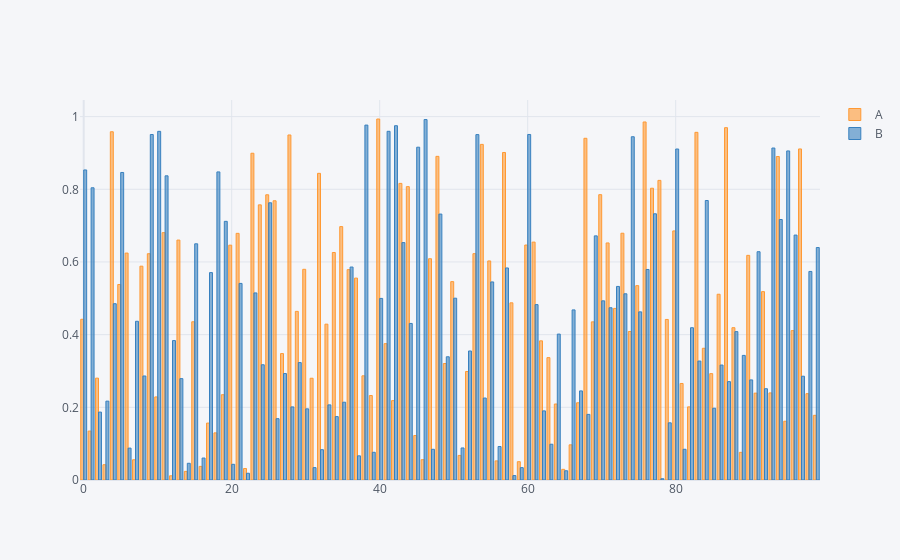

Here is the notebook cell this chart was saved with:
### Code cell
import numpy as np
import pandas as pd
import matplotlib as plt
import chart_studio.plotly as pl
import plotly.offline as po
import cufflinks as cf


po.init_notebook_mode(connected=True)
cf.go_offline()
cf.set_config_file(offline=False, world_readable=True)


def createdata(data):
    if (data == 1):
        x = np.random.rand(100, 5)
        df1 = pd.DataFrame(x, columns=['A', 'B', 'C', 'D', 'E'])
        print("Here is a visualization of your data.")
        print(df1.head())

    elif (data == 2):
        x = [0, 0, 0, 0, 0]
        r1 = [0, 0, 0, 0, 0]
        r2 = [0, 0, 0, 0, 0]
        r3 = [0, 0, 0, 0, 0]
        r4 = [0, 0, 0, 0, 0]

        print("Enter values for the columns: \n")
        i = 0
        for i in [0, 1, 2, 3, 4]:
            x[i] = input()
            i = i + 1
        print("Enter values for the first row: \n")
        i = 0
        for i in [0, 1, 2, 3, 4]:
            r1[i] = input()
            i = i + 1
        print("Enter values for the second row: \n")
        i = 0
        for i in [0, 1, 2, 3, 4]:
            r2[i] = input()
            i = i + 1
        print("Enter values for the third row: \n")
        i = 0
        for i in [0, 1, 2, 3, 4]:
            r3[i] = input()
            i = i + 1
        print("Enter values for the fourth row: \n")
        i = 0
        for i in [0, 1, 2, 3, 4]:
            r4[i] = input()
            i = i + 1
        df1 = pd.DataFrame([r1, r2, r3, r4], columns=x)
        print("Here is a visualization of your data.")
        print(df1)

    elif (data == 3):
        file = input(("Enter the name of file you wish to upload: \n"))
        x = pd.read_csv(file)
        df1 = pd.DataFrame(x)
        print("Here is a visualization of your data.")
        print(df1.head())

    else:
        print("Enter a valid number. \n")
        
    return df1

def plotter(plot):
    if (plot == 1):
        finalplot = df1.iplot(kind="scatter")
    elif (plot == 2):
        finalplot =  df1.iplot(kind="scatter", mode="markers", symbol="x", colorscale="paired")
    elif (plot == 3):
        finalplot =  df1.iplot(kind="bar")
    elif (plot == 4):
        finalplot =  df1.iplot(kind="hist")
    elif (plot == 5):
        finalplot =  df1.iplot(kind="box")
    elif (plot == 6):
        finalplot =  df1.iplot(kind="surface")
    else:
        print("Enter a valid number. \n")
    return finalplot

def plotter2(plot):
    col = input("Enter the number of columns you want to plot by selecting 1,2 or 3: \n")
    col = int(col)
    if (col == 1):
        colm = input("Enter the columns you want to plot: \n")
        if (plot == 1):
            finalplot = df1[colm].iplot(kind="scatter")
        elif (plot == 2):
            finalplot = df1[colm].iplot(kind="scatter", mode="markers", symbol="x", colorscale='paired')
        elif (plot == 3):
            finalplot = df1[colm].iplot(kind="bar")
        elif (plot == 4):
            finalplot = df1[colm].iplot(kind="hist")
        elif (plot == 5):
            finalplot = df1[colm].iplot(kind="box")
        elif (plot == 6 or plot == 7):
            print("Bubble plot and surface plot requires more than one column argument.")
        else:
            print("Enter a valid number. \n")
        return finalplot

    elif (col == 2):
        print("Enter the columns you want to plot: \n")
        x = input("First column: \n")
        y = input("Second column: \n")
        if (plot == 1):
            finalplot = df1[[x, y]].iplot(kind="scatter")
        elif (plot == 2):
            finalplot = df1[[x, y]].iplot(kind="scatter", mode="markers", symbol="x", colorscale='paired')
        elif (plot == 3):
            finalplot = df1[[x, y]].iplot(kind="bar")
        elif (plot == 4):
            finalplot = df1[[x, y]].iplot(kind="hist")
        elif (plot == 5):
            finalplot = df1[[x, y]].iplot(kind="box")
        elif (plot == 6):
            finalplot = df1[[x, y]].iplot(kind="surface")
        elif (plot == 7):
            size = input("Please enter the size column for the bubble plot: \n")
            finalplot = df1.iplot(kind="bubble", x=x, y=y, size=size)
        else:
            print("Enter a valid number. \n")
        return finalpoint

    elif (col == 3):
        print("Enter the columns you want to plot: \n")
        x = input("First column: \n")
        y = input("Second column: \n")
        z = input("Third column: \n")
        if (plot == 1):
            finalplot = df1[[x, y, z]].iplot(kind="scatter")
        elif (plot == 2):
            finalplot = df1[[x, y, z]].iplot(kind="scatter", mode="markers", symbol="x", colorscale='paired')
        elif (plot == 3):
            finalplot = df1[[x, y, z]].iplot(kind="bar")
        elif (plot == 4):
            finalplot = df1[[x, y, z]].iplot(kind="hist")
        elif (plot == 5):
            finalplot = df1[[x, y, z]].iplot(kind="box")
        elif (plot == 6):
            finalplot = df1[[x, y, z]].iplot(kind="surface")
        elif (plot == 7):
            size = input("Please enter the size column for the bubble plot: \n")
            finalplot = df1.iplot(kind="bubble", x=x, y=y, z=z, size=size)
        else:
            print("Enter a valid number. \n")
        return finalplot
    else:
        print("Enter a valid number. \n")

def main(cat):
    if (cat == 1):
        print("Select the type of plot you need by writing 1-6: \n")
        print("1.Line plot")
        print("2.Scatter plot")
        print("3.Bar plot")
        print("4.Histogram")
        print("5.Box plot")
        print("6.Surface Plot")
        plot = int(input())
        output = plotter(plot)

    if (cat == 2):
        print("Select the type of plot you need by writing 1-7: \n")
        print("1.Line plot")
        print("2.Scatter plot")
        print("3.Bar plot")
        print("4.Histogram")
        print("5.Box plot")
        print("6.Surface Plot")
        print("7.Bubble Plot")
        plot = int(input())
        output = plotter2(plot)

    else:
        print("Enter a valid number. \n")


print("\n")
print("Select the type of data you wish to plot: \n")

print("1.Random data with 100 rows and 5 columns.")
print("2.Customize a data frame with 5 columns and 4 rows.")
print("3.Enter name of the csv file. (agri.csv,ece.csv,gdp.csv,iris.csv or tips.csv)")
data = int(input())
df1 = createdata(data)

cat = input("Press 1 to plot all columns or 2 to specify columns to plot: \n")
cat = int(cat)
main(cat)

### Figure 1 — Plotly figure (JSON) as saved in the notebook; plotly's stock layout.template omitted (floating-point values rounded to 4 significant figures)
{"data": [{"marker": {"color": "rgba(255, 153, 51, 0.6)", "line": {"color": "rgba(255, 153, 51, 1.0)", "width": 1}}, "name": "A", "orientation": "v", "text": "", "type": "bar", "x": [0, 1, 2, 3, 4, 5, 6, 7, 8, 9, 10, 11, 12, 13, 14, 15, 16, 17, 18, 19, 20, 21, 22, 23, 24, 25, 26, 27, 28, 29, 30, 31, 32, 33, 34, 35, 36, 37, 38, 39, 40, 41, 42, 43, 44, 45, 46, 47, 48, 49, 50, 51, 52, 53, 54, 55, 56, 57, 58, 59, 60, 61, 62, 63, 64, 65, 66, 67, 68, 69, 70, 71, 72, 73, 74, 75, 76, 77, 78, 79, 80, 81, 82, 83, 84, 85, 86, 87, 88, 89, 90, 91, 92, 93, 94, 95, 96, 97, 98, 99], "y": [0.4423, 0.1347, 0.2803, 0.04206, 0.9584, 0.538, 0.6245, 0.05571, 0.5884, 0.6227, 0.2286, 0.6806, 0.01152, 0.6603, 0.02373, 0.4354, 0.03745, 0.1566, 0.1297, 0.2347, 0.6463, 0.6788, 0.03169, 0.8992, 0.7572, 0.7849, 0.7684, 0.3479, 0.9495, 0.4641, 0.5798, 0.28, 0.8439, 0.4289, 0.6261, 0.6974, 0.5789, 0.5557, 0.2867, 0.2325, 0.9935, 0.3752, 0.2184, 0.8163, 0.8074, 0.1224, 0.05589, 0.6089, 0.8907, 0.3206, 0.5459, 0.06766, 0.2986, 0.6229, 0.9236, 0.6029, 0.05258, 0.9013, 0.4876, 0.0504, 0.6466, 0.6547, 0.383, 0.3367, 0.2091, 0.02935, 0.09677, 0.2125, 0.9404, 0.4352, 0.7852, 0.6523, 0.4723, 0.6791, 0.4087, 0.5349, 0.9853, 0.8029, 0.8245, 0.4419, 0.6854, 0.2656, 0.2013, 0.9568, 0.3625, 0.2927, 0.5112, 0.9697, 0.4191, 0.0761, 0.6182, 0.2391, 0.5184, 0.2397, 0.8903, 0.1617, 0.4111, 0.9111, 0.2376, 0.178]}, {"marker": {"color": "rgba(55, 128, 191, 0.6)", "line": {"color": "rgba(55, 128, 191, 1.0)", "width": 1}}, "name": "B", "orientation": "v", "text": "", "type": "bar", "x": [0, 1, 2, 3, 4, 5, 6, 7, 8, 9, 10, 11, 12, 13, 14, 15, 16, 17, 18, 19, 20, 21, 22, 23, 24, 25, 26, 27, 28, 29, 30, 31, 32, 33, 34, 35, 36, 37, 38, 39, 40, 41, 42, 43, 44, 45, 46, 47, 48, 49, 50, 51, 52, 53, 54, 55, 56, 57, 58, 59, 60, 61, 62, 63, 64, 65, 66, 67, 68, 69, 70, 71, 72, 73, 74, 75, 76, 77, 78, 79, 80, 81, 82, 83, 84, 85, 86, 87, 88, 89, 90, 91, 92, 93, 94, 95, 96, 97, 98, 99], "y": [0.8533, 0.8042, 0.1869, 0.217, 0.4852, 0.8463, 0.08776, 0.4368, 0.2862, 0.9507, 0.9595, 0.837, 0.3837, 0.2789, 0.04598, 0.65, 0.06043, 0.5708, 0.8479, 0.7118, 0.0432, 0.541, 0.01858, 0.5148, 0.3172, 0.7628, 0.1688, 0.2929, 0.2011, 0.3231, 0.1958, 0.03405, 0.08338, 0.2067, 0.1745, 0.2141, 0.5861, 0.0665, 0.9767, 0.07626, 0.4997, 0.9596, 0.975, 0.6533, 0.4308, 0.9159, 0.9919, 0.08451, 0.7318, 0.3391, 0.5003, 0.08817, 0.3551, 0.9505, 0.2255, 0.5451, 0.09219, 0.5835, 0.01214, 0.03399, 0.9509, 0.4827, 0.1902, 0.09846, 0.4016, 0.02546, 0.4681, 0.2452, 0.1805, 0.6718, 0.4931, 0.4739, 0.5327, 0.5125, 0.9446, 0.4627, 0.5794, 0.7326, 0.003465, 0.1574, 0.9109, 0.08454, 0.4191, 0.3273, 0.7692, 0.1975, 0.3164, 0.2707, 0.4083, 0.3429, 0.2754, 0.6282, 0.2512, 0.9136, 0.7169, 0.9056, 0.6741, 0.2856, 0.574, 0.6397]}], "layout": {"legend": {"bgcolor": "#F5F6F9", "font": {"color": "#4D5663"}}, "paper_bgcolor": "#F5F6F9", "plot_bgcolor": "#F5F6F9", "title": {"font": {"color": "#4D5663"}}, "xaxis": {"gridcolor": "#E1E5ED", "showgrid": true, "tickfont": {"color": "#4D5663"}, "title": {"font": {"color": "#4D5663"}, "text": ""}, "zerolinecolor": "#E1E5ED"}, "yaxis": {"gridcolor": "#E1E5ED", "showgrid": true, "tickfont": {"color": "#4D5663"}, "title": {"font": {"color": "#4D5663"}, "text": ""}, "zerolinecolor": "#E1E5ED"}}}
